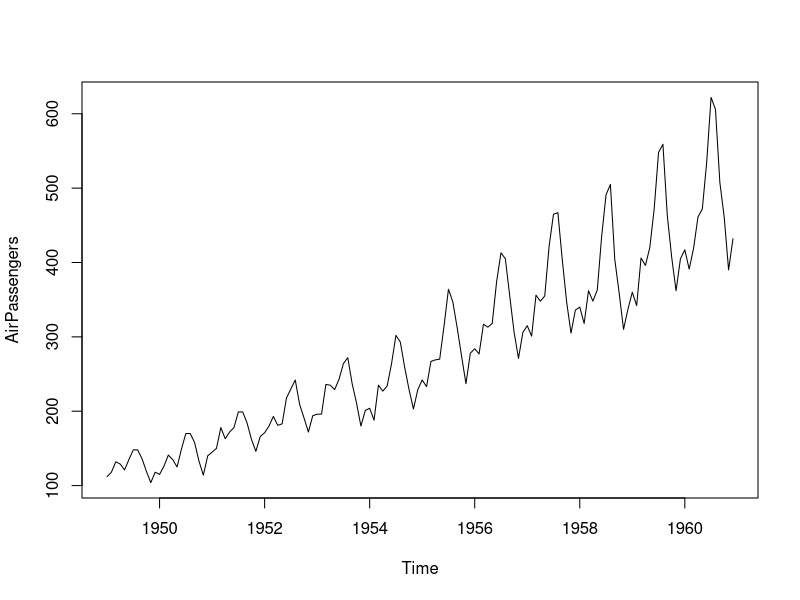
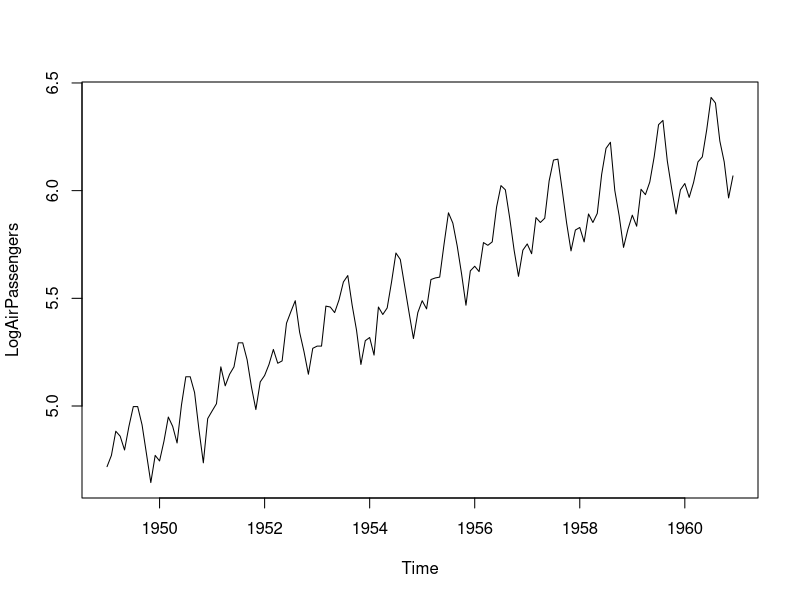
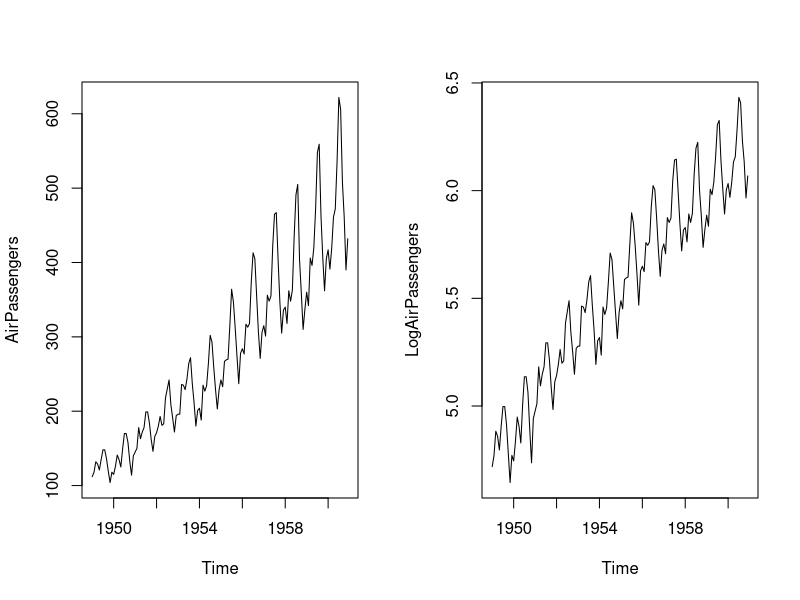
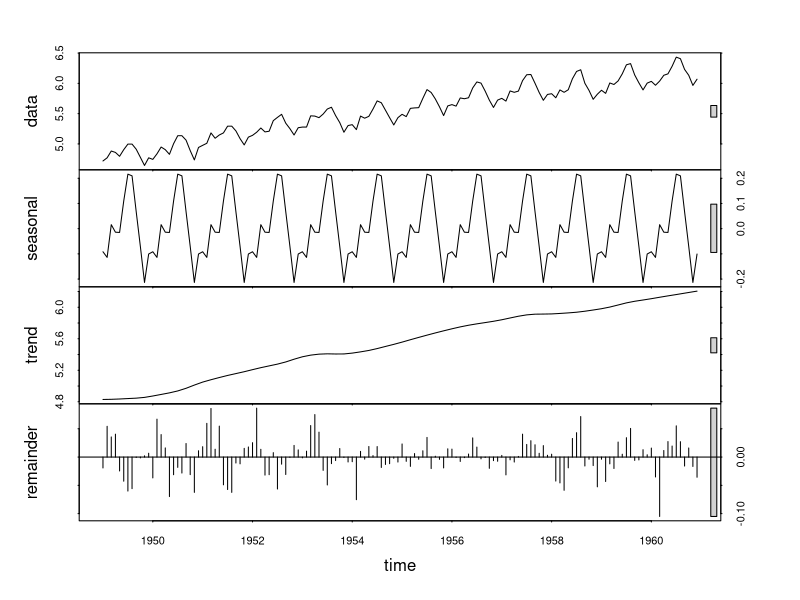
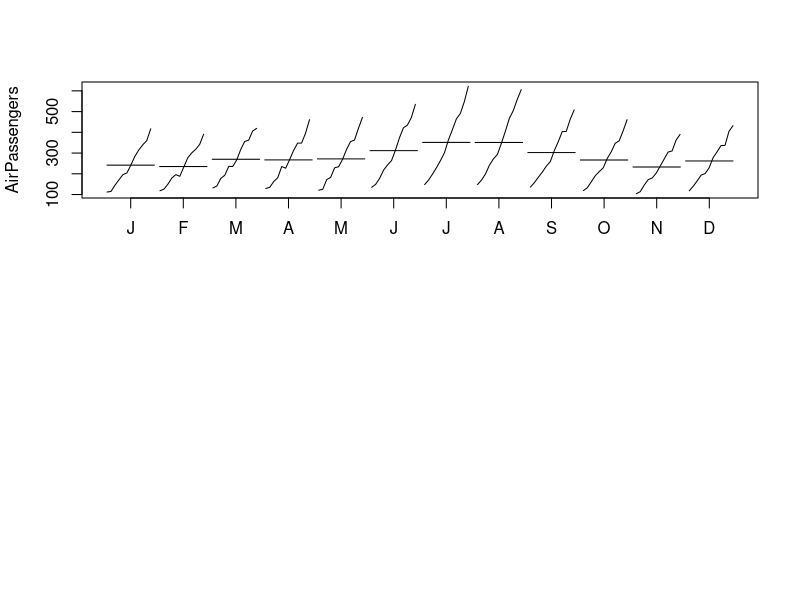

Reproduce these figures in R, in order. (Note: this script raises an error after producing the figures.)
# Time Series Case Study
#https:\\rpubs.com\emb90\137525
#Data Set - AirPassengers
options(digits=2)
# TS data components : Level + Irregular + Seasonal
#stl(x, s.window, t.window = ) # command to do decomp
stl(AirPassengers, s.window = 'periodic')
#no cyclic here - only seasonal, trend, irregual
#s.window - specifies seasonal effects to be identical across years
#can handle on additive models

#Additive Model Y = Trend + Seasonal + Irregular
#sales increase by 300 qty in month of Nov
#Multiplicative Model Y = Trend * Seasonal * Irregular
#sales increase by 10% in month of Nov


#dataset
AirPassengers
class(AirPassengers)

# Plot
plot(AirPassengers)
#variability increases with level. at low values of passengers variations are less, at later years seasonal variations seem to be more -> Multiplicative model suggested

#stabilise the plot
LogAirPassengers = log(AirPassengers)  # make it additive
# YA = T + S + I  : 
#YM= T * S * I  : take log of this
# log(YM) = log(T) + log(S) +log(I)
plot(LogAirPassengers)  #stabilises variation due to multiplication
#looks like additive
(m1 = matrix(1:2, nrow=1, byrow = F))
layout(m1)
plot(AirPassengers); plot(LogAirPassengers)

#STL
fit = stl(LogAirPassengers, s.window = 'periodic' )
plot(fit)
fit$time.series  #decompose the data into S, T, R/I 
#this was after taking log : so take antilog
#toprow = actual data with all series
head(exp(fit$time.series),n=20)
# df= exp(fit$time.series)
# names(df) = c('S','T','I')
# head(AirPassengers)
# head(cbind(AirPassengers, df))

#Seasonal components constrainted to be same across years if our plot
(m2 = matrix(1:2, nrow=2, byrow = T))
layout(m2)
monthplot(AirPassengers) #Avg of each month
#trend increasing for each month, highest passengers in Jul
seasonplot(AirPassengers)


#Decompose
AP.decompM <- decompose(AirPassengers, type = "multiplicative")
plot(AP.decompM)


# Forecast # adjsut for multiplicative model
fit2b = ets(AirPassengers, model='MAM')
fit2b
(f2b=forecast(fit2b, 12))
head(f2b)$mean

#fit2c = hw(AirPassengers, seasonal='multiplicative')
#head(f2c)$mean